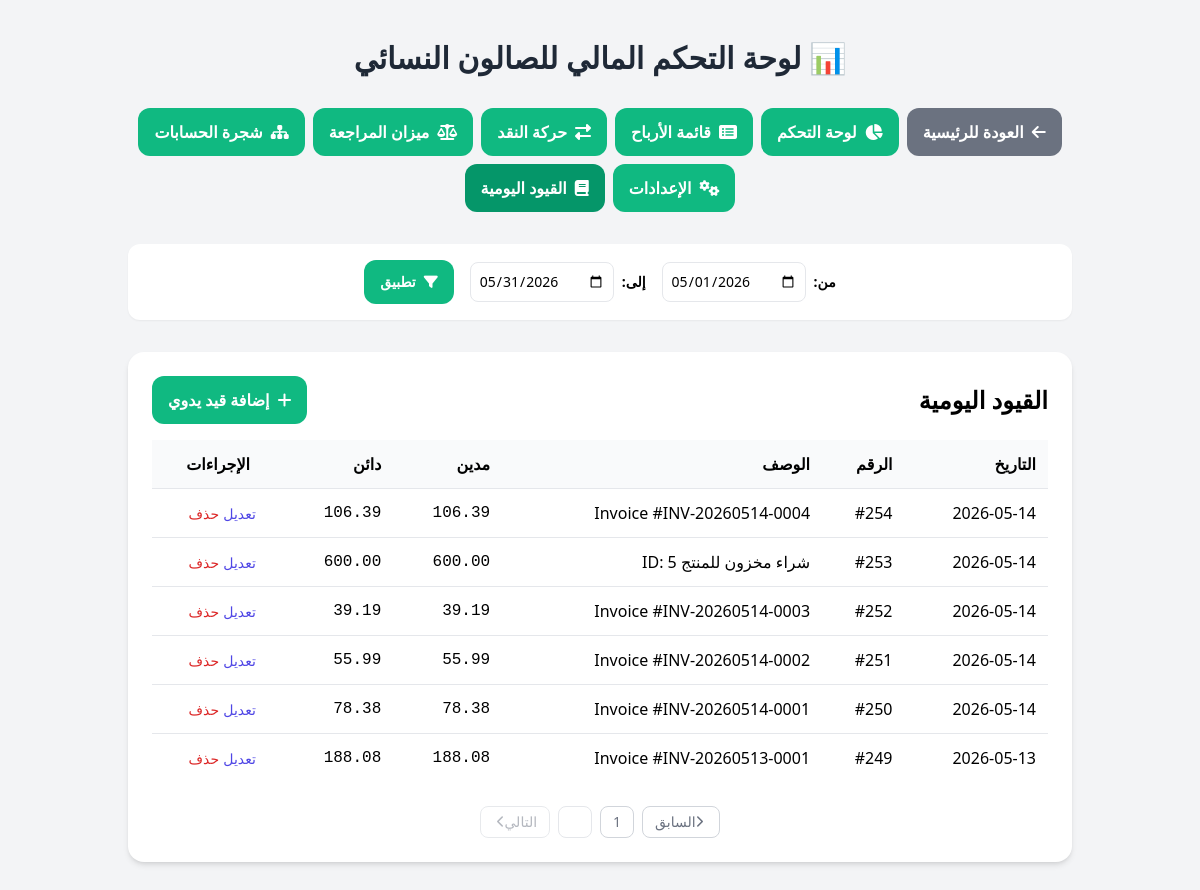
/admin/controllers/AccountingController.php?tab=journal_entries&start_date=2026-05-01&end_date=2026-05-31&page=2 (signed in), run on the app's committed database.
### tables this page shows
CREATE TABLE `accounting_journal_entries` (
  `id` int(11) NOT NULL,
  `created_by` int(11) DEFAULT NULL,
  `created_by_id` int(11) DEFAULT NULL,
  `entry_date` date NOT NULL,
  `description` varchar(255) NOT NULL,
  `reference_id` bigint(20) DEFAULT NULL,
  `reference_type` varchar(50) DEFAULT NULL,
  `currency_code` varchar(10) DEFAULT 'EGP',
  `exchange_rate` decimal(18,6) DEFAULT 1.000000,
  `user_id` int(11) DEFAULT NULL,
  `created_at` timestamp NOT NULL DEFAULT current_timestamp(),
  `updated_at` timestamp NULL DEFAULT NULL ON UPDATE current_timestamp(),
  `source` varchar(50) DEFAULT NULL
);

### admin/controllers/AccountingController.php (called while the page is built, shortened)
<?php
require_once(__DIR__ . '/../users_functions.php');
require_once(__DIR__ . '/../models/AccountingModel.php');
$database = new Database();
$db = $database->getConnection();
$accountingModel = new AccountingModel($db);
$start_date = $_GET['start_date'] ?? date('Y-m-01');
$end_date = $_GET['end_date'] ?? date('Y-m-t');
$page = isset($_GET['page']) ? (int)$_GET['page'] : 1;
$items_per_page = 15;
$total_journal_entries = $accountingModel->countJournalEntries($start_date, $end_date);
$total_pages = ceil($total_journal_entries / $items_per_page);
$journal_entries = $accountingModel->getJournalEntries($start_date, $end_date, $page, $items_per_page);
require_once '../views/layouts/responsive_base.php';
?>

### admin/models/AccountingModel.php (called while the page is built, shortened)
<?php
class AccountingModel
{
    private $conn;
    public function __construct($db)
    {
        $this->conn = $db;
    }
    public function getJournalEntries($startDate, $endDate, $page = 1, $limit = 15)
    {
        $offset = ($page - 1) * $limit;
        $sql = "SELECT e.id, e.entry_date, e.description, e.source, COALESCE(SUM(CASE WHEN i.type = 'debit' THEN i.amount END), 0) as total_debit, COALESCE(SUM(CASE WHEN i.type = 'credit' THEN i.amount END), 0) as total_credit FROM accounting_journal_entries e JOIN accounting_entry_items i ON e.id = i.entry_id WHERE e.entry_date BETWEEN :startDate AND :endDate GROUP BY e.id ORDER BY e.entry_date DESC, e.id DESC LIMIT :limit OFFSET :offset";
        $stmt = $this->conn->prepare($sql);
        $stmt->bindValue(':startDate', $startDate);
        $stmt->bindValue(':endDate', $endDate);
        $stmt->bindValue(':limit', (int) $limit, PDO::PARAM_INT);
        $stmt->bindValue(':offset', (int) $offset, PDO::PARAM_INT);
        $stmt->execute();
        return $stmt->fetchAll(PDO::FETCH_ASSOC);
    }
    public function countJournalEntries($startDate, $endDate)
    {
        $sql = "SELECT COUNT(id) FROM accounting_journal_entries WHERE entry_date BETWEEN ? AND ?";
        $stmt = $this->conn->prepare($sql);
        $stmt->execute([$startDate, $endDate]);
        return $stmt->fetchColumn();
    }
}
?>

### admin/views/accounting/dashboard_view.php (the view, shortened to what this page needs)
<div x-data="pageController()" class="container mx-auto p-4 md:p-6">
    <header class="text-center mb-8">
        <h1 class="text-3xl font-bold text-gray-800">📊 لوحة التحكم المالي للصالون النسائي</h1>
    </header>
    <nav class="mb-8 flex flex-wrap justify-center gap-2">
        <a href="/admin/dashboard.php" class="nav-button nav-button-secondary"><i class="fas fa-arrow-left"></i> العودة للرئيسية</a>
        <a href="#" @click.prevent="activeTab = 'dashboard'" :class="{'active': activeTab === 'dashboard'}" class="nav-button"><i class="fas fa-chart-pie"></i> لوحة التحكم</a>
        <a href="#" @click.prevent="activeTab = 'profit_and_loss'" :class="{'active': activeTab === 'profit_and_loss'}" class="nav-button"><i class="fas fa-list-alt"></i> قائمة الأرباح</a>
        <a href="#" @click.prevent="activeTab = 'cash_flow'" :class="{'active': activeTab === 'cash_flow'}" class="nav-button"><i class="fas fa-exchange-alt"></i> حركة النقد</a>
        <a href="#" @click.prevent="activeTab = 'trial_balance'" :class="{'active': activeTab === 'trial_balance'}" class="nav-button"><i class="fas fa-balance-scale"></i> ميزان المراجعة</a>
        <a href="#" @click.prevent="activeTab = 'chart_of_accounts'" :class="{'active': activeTab === 'chart_of_accounts'}" class="nav-button"><i class="fas fa-sitemap"></i> شجرة الحسابات</a>
        <a href="#" @click.prevent="activeTab = 'settings'" :class="{'active': activeTab === 'settings'}" class="nav-button"><i class="fas fa-cogs"></i> الإعدادات</a>
        <a href="#" @click.prevent="activeTab = 'journal_entries'" :class="{'active': activeTab === 'journal_entries'}" class="nav-button"><i class="fas fa-book"></i> القيود اليومية</a>
    </nav>
     <form @submit.prevent="applyFilter()" class="flex flex-col sm:flex-row items-center justify-center gap-4 text-sm mb-8 p-4 bg-white rounded-xl shadow-sm" x-show="['profit_and_loss', 'cash_flow', 'trial_balance', 'journal_entries'].includes(activeTab)">
        <div class="flex items-center gap-2"><label class="font-semibold">من:</label><input type="date" x-model="startDate" class="p-2 border rounded-lg"></div>
        <div class="flex items-center gap-2"><label class="font-semibold">إلى:</label><input type="date" x-model="endDate" class="p-2 border rounded-lg"></div>
        <button type="submit" class="nav-button"><i class="fas fa-filter"></i> تطبيق</button>
    </form>
    <div>
        <div x-show="activeTab === 'journal_entries'" x-cloak x-transition>
            <div class="content-card" x-data="{ showAddForm: false }">
                <div class="flex justify-between items-center mb-4"><h2 class="text-2xl font-bold">القيود اليومية</h2><button @click="showAddForm = !showAddForm" class="nav-button"><i class="fas fa-plus"></i> إضافة قيد يدوي</button></div>
                <div class="overflow-x-auto"><table class="min-w-full divide-y"><thead class="bg-gray-50"><tr><th class="p-3 text-right">التاريخ</th><th class="p-3 text-right">الرقم</th><th class="p-3 text-right">الوصف</th><th class="p-3 text-right">مدين</th><th class="p-3 text-right">دائن</th><th class="p-3 text-center">الإجراءات</th></tr></thead><tbody class="divide-y"><?php foreach ($journal_entries as $entry): ?><tr><td class="p-3"><?= $entry['entry_date'] ?></td><td class="p-3">#<?= $entry['id'] ?></td><td class="p-3"><?= htmlspecialchars($entry['description']) ?></td><td class="p-3 font-mono"><?= number_format($entry['total_debit'], 2) ?></td><td class="p-3 font-mono"><?= number_format($entry['total_credit'], 2) ?></td>
                <td class="p-3 text-center space-x-2">
                    <button @click="$dispatch('open-edit-modal', { id: <?= $entry['id'] ?> })" class="text-indigo-600 hover:text-indigo-900 text-sm">تعديل</button>
                    <form method="POST" action="AccountingController.php" onsubmit="return confirm('هل أنت متأكد من حذف هذا القيد؟ لا يمكن التراجع عن هذا الإجراء.')" class="inline">
                        <button type="submit" class="text-red-600 hover:text-red-900 text-sm">حذف</button>
                    </form>
                </td>
                </tr><?php endforeach; ?></tbody></table></div>
                <?php
                $currentPage = isset($page) ? (int)$page : 1;
                $totalPages = isset($total_pages) ? (int)$total_pages : 1;
                $baseUrl = "?tab=journal_entries&start_date=" . htmlspecialchars($start_date) . "&end_date=" . htmlspecialchars($end_date);
                if ($totalPages > 1):
                ?>
                <nav class="mt-6 flex justify-center items-center gap-2 text-sm font-medium" aria-label="Pagination">
                    <a href="<?= $currentPage > 1 ? $baseUrl . '&page=' . ($currentPage - 1) : '#' ?>"
                       class="flex items-center justify-center px-3 h-8 leading-tight text-gray-500 bg-white border border-gray-300 rounded-lg hover:bg-gray-100 hover:text-gray-700 <?= $currentPage <= 1 ? 'opacity-50 cursor-not-allowed' : '' ?>">
                        <i class="fas fa-chevron-right mr-1 text-xs"></i> السابق
                    </a>
                    <div class="flex items-center gap-2">
                    <?php
                        function renderPageLink($i, $currentPage, $baseUrl) {
                            if ($i == $currentPage) {
                                return '<span aria-current="page" class="flex items-center justify-center px-3 h-8 text-white border border-mai-green bg-mai-green rounded-lg">' . $i . '</span>';
                            } else {
                                return '<a href="' . $baseUrl . '&page=' . $i . '" class="flex items-center justify-center px-3 h-8 leading-tight text-gray-500 bg-white border border-gray-300 rounded-lg hover:bg-gray-100 hover:text-gray-700">' . $i . '</a>';
                            }
                        }
                        echo renderPageLink(1, $currentPage, $baseUrl);
                        if ($totalPages > 1) {
                            echo renderPageLink($totalPages, $currentPage, $baseUrl);
                        }
                    ?>
                    </div>
                    <a href="<?= $currentPage < $totalPages ? $baseUrl . '&page=' . ($currentPage + 1) : '#' ?>"
                       class="flex items-center justify-center px-3 h-8 leading-tight text-gray-500 bg-white border border-gray-300 rounded-lg hover:bg-gray-100 hover:text-gray-700 <?= $currentPage >= $totalPages ? 'opacity-50 cursor-not-allowed' : '' ?>">
                        التالي <i class="fas fa-chevron-left ml-1 text-xs"></i>
                    </a>
                </nav>
                <?php endif; ?>
            </div>
        </div>
    </div>
</div>

### admin/views/accounting/dashboard_view.php (style rules this page uses)
:root { --mai-green: #10B981; --mai-green-dark: #059669; }
body { background-color: #f5f5f5; }
.nav-button { background-color: var(--mai-green); color: white; transition: background-color 0.2s ease-in-out; display: flex; align-items: center; justify-content: center; gap: 0.5rem; padding: 0.75rem 1rem; border-radius: 0.75rem; font-weight: 600; text-decoration: none; }
.nav-button.active, .nav-button:hover { background-color: var(--mai-green-dark); }
.nav-button-secondary { background-color: #6b7280; color: white; }
.content-card { background-color: #ffffff; border-radius: 1rem; box-shadow: 0 4px 6px -1px rgb(0 0 0 / 0.1), 0 2px 4px -2px rgb(0 0 0 / 0.1); padding: 1.5rem; height: 100%; }

### data on the page
accounting_journal_entries: entry_date "2026-05-14", id "254", description "Invoice #INV-20260514-0004", total_debit "106.39", total_credit "106.39"
accounting_journal_entries: entry_date "2026-05-14", id "253", description "شراء مخزون للمنتج ID: 5", total_debit "600.00", total_credit "600.00"
accounting_journal_entries: entry_date "2026-05-14", id "252", description "Invoice #INV-20260514-0003", total_debit "39.19", total_credit "39.19"
accounting_journal_entries: entry_date "2026-05-14", id "251", description "Invoice #INV-20260514-0002", total_debit "55.99", total_credit "55.99"
accounting_journal_entries: entry_date "2026-05-14", id "250", description "Invoice #INV-20260514-0001", total_debit "78.38", total_credit "78.38"
accounting_journal_entries: entry_date "2026-05-13", id "249", description "Invoice #INV-20260513-0001", total_debit "188.08", total_credit "188.08"

### other printed values
$i "1"
